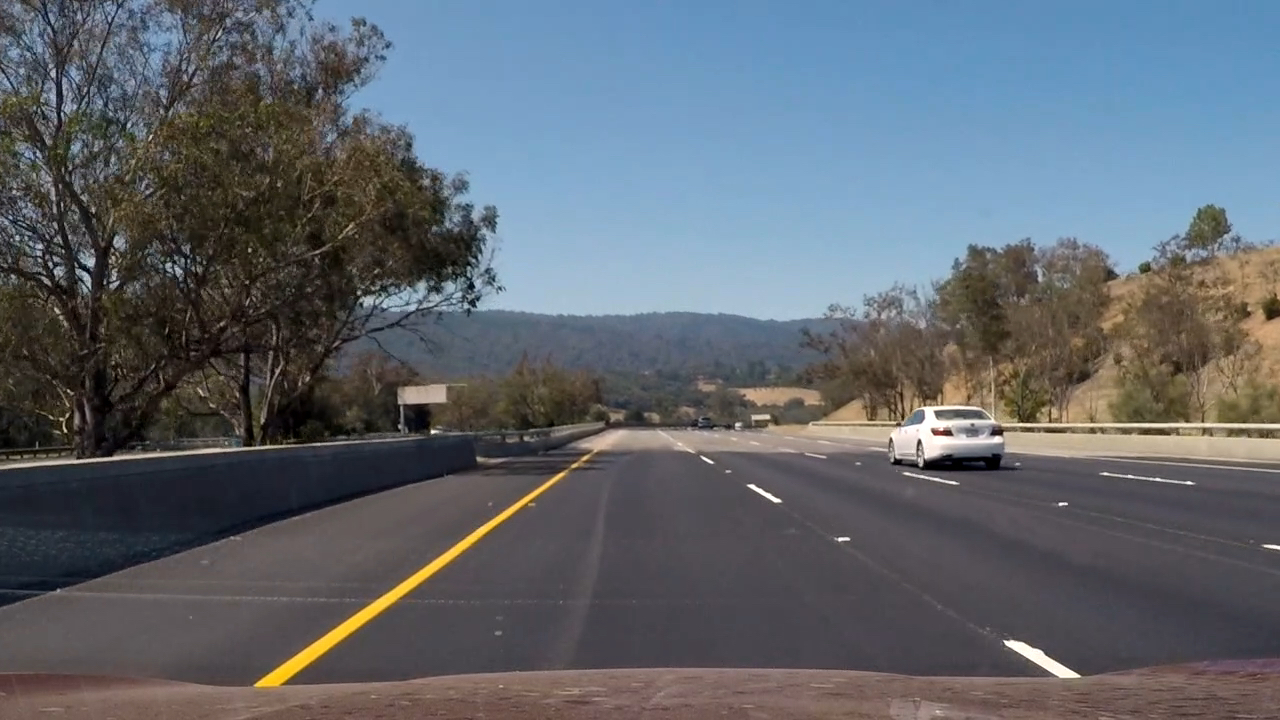
#> input picture test_images/before_problem_frame.jpg, 1280 x 720 px
$ python -i pipeline.py   (imports and definitions only)   (older library calls are emulated)
#> lines starting #> are read from the running program, lines starting #| are printed output that depends on the picture; after the words box and inside, x2 and y2 are one past the last pixel; in counts of white or black regions, pixels touching at a corner belong together
import numpy as np
import cv2
import glob
import matplotlib.pyplot as plt
import matplotlib.image as mpimg
import os
from moviepy.editor import VideoFileClip

mtx = None
dist = None
left_fit = None
right_fit = None
ploty = None
left_fitx = None
right_fitx = None


def read_image(file_path):
    return mpimg.imread(file_path)


# [33 lines left out: function calibrate_camera, not called in this run]


def undistort_image(img, mtx, dist):
    return cv2.undistort(img, mtx, dist, None, mtx)


def apply_threshold(img, sobel_thresh_min=30, sobel_thresh_max=72, s_thresh_min=80, s_thresh_max=117):
    # Convert to HLS color space and separate the S channel
    # Note: img is the undistorted image
#> called with sobel_thresh_min = 30, sobel_thresh_max = 72, s_thresh_min = 80, s_thresh_max = 117
    hls = cv2.cvtColor(img, cv2.COLOR_RGB2HLS)
#> hls: shape (720, 1280, 3); mean of channels 0, 1, 2 81.9, 102.4, 53.5
    s_channel = hls[:,:,2]
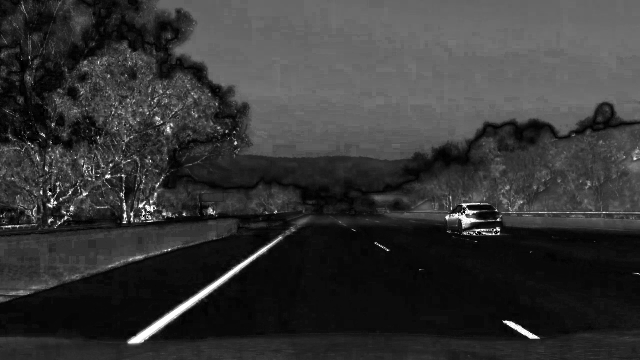
#> s_channel: shape (720, 1280) (shown at 1/2 size); min 0, max 255, mean 53.5

    # Grayscale image
    # NOTE: we already saw that standard grayscaling lost color information for the lane lines
    # Explore gradients in other colors spaces / color channels to see what might work better
    gray = cv2.cvtColor(img, cv2.COLOR_RGB2GRAY)

    # Sobel x
    sobelx = cv2.Sobel(gray, cv2.CV_64F, 1, 0) # Take the derivative in x
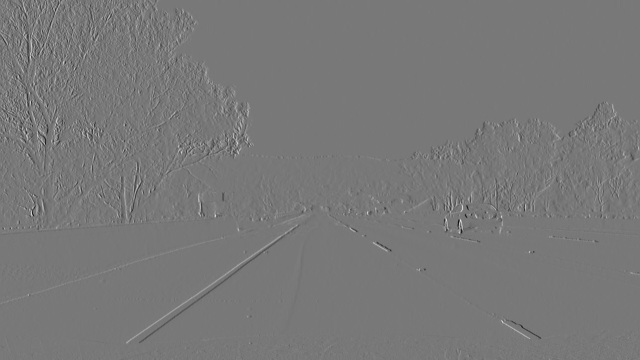
#> sobelx: shape (720, 1280) float64 (shown at 1/2 size); min -650, max 726, mean 0.3; drawn with min black and max white
    abs_sobelx = np.absolute(sobelx) # Absolute x derivative to accentuate lines away from horizontal
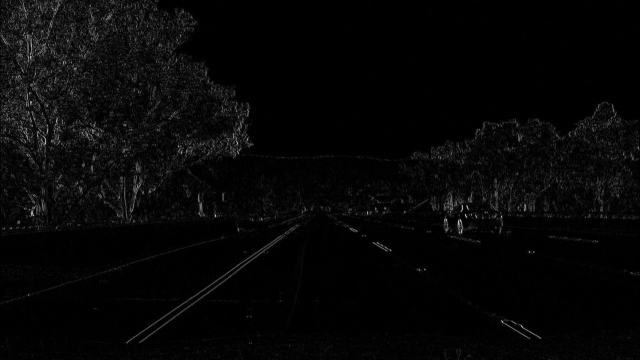
#> abs_sobelx: shape (720, 1280) float64 (shown at 1/2 size); min 0, max 726, mean 20.2; drawn with min black and max white
    scaled_sobel = np.uint8(255*abs_sobelx/np.max(abs_sobelx))

    # Threshold x gradient
    sxbinary = np.zeros_like(scaled_sobel)
    sxbinary[(scaled_sobel >= sobel_thresh_min) & (scaled_sobel <= sobel_thresh_max)] = 1

    # Threshold color channel
    s_binary = np.zeros_like(s_channel)
    s_binary[(s_channel >= s_thresh_min) & (s_channel <= s_thresh_max)] = 1

    # Combine the two binary thresholds
    combined_binary = np.zeros_like(sxbinary)
    combined_binary[(s_binary == 1) | (sxbinary == 1)] = 1
    return combined_binary


# [242 lines left out: functions apply_transform, detect_lines_sliding_window, detect_lines, project_line, measure_curverad, process_image, not called in this run]

>>> import cv2
>>> picture = cv2.cvtColor(cv2.imread('test_images/before_problem_frame.jpg'), cv2.COLOR_BGR2RGB)
>>> result = apply_threshold(picture)
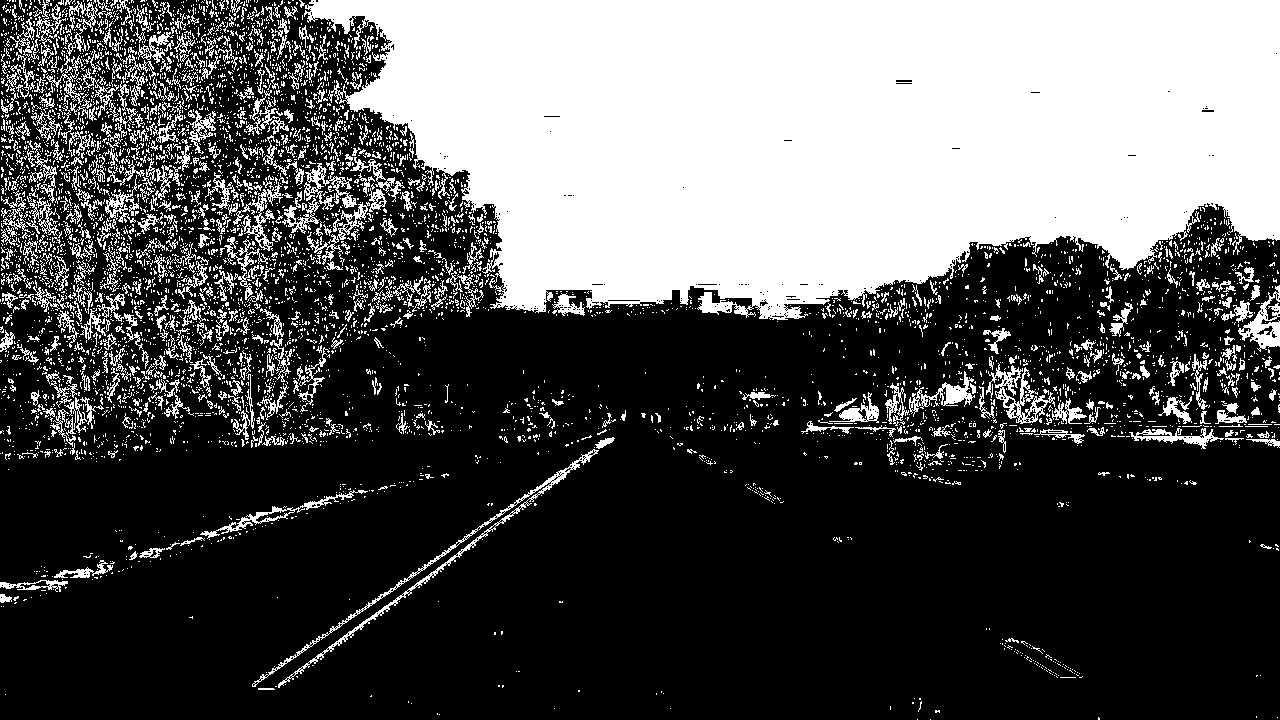
#> result: shape (720, 1280); values 0 (black) and 1 (white), 33.7% white; 5846 white regions (5207 under 20 px), largest, box (x1, y1, x2, y2) and area: (304, 0, 1280, 320) 236863, (252, 449, 599, 688) 2446, (986, 363, 1055, 424) 1224

$ run again, on test_images/frame_with_light.jpg
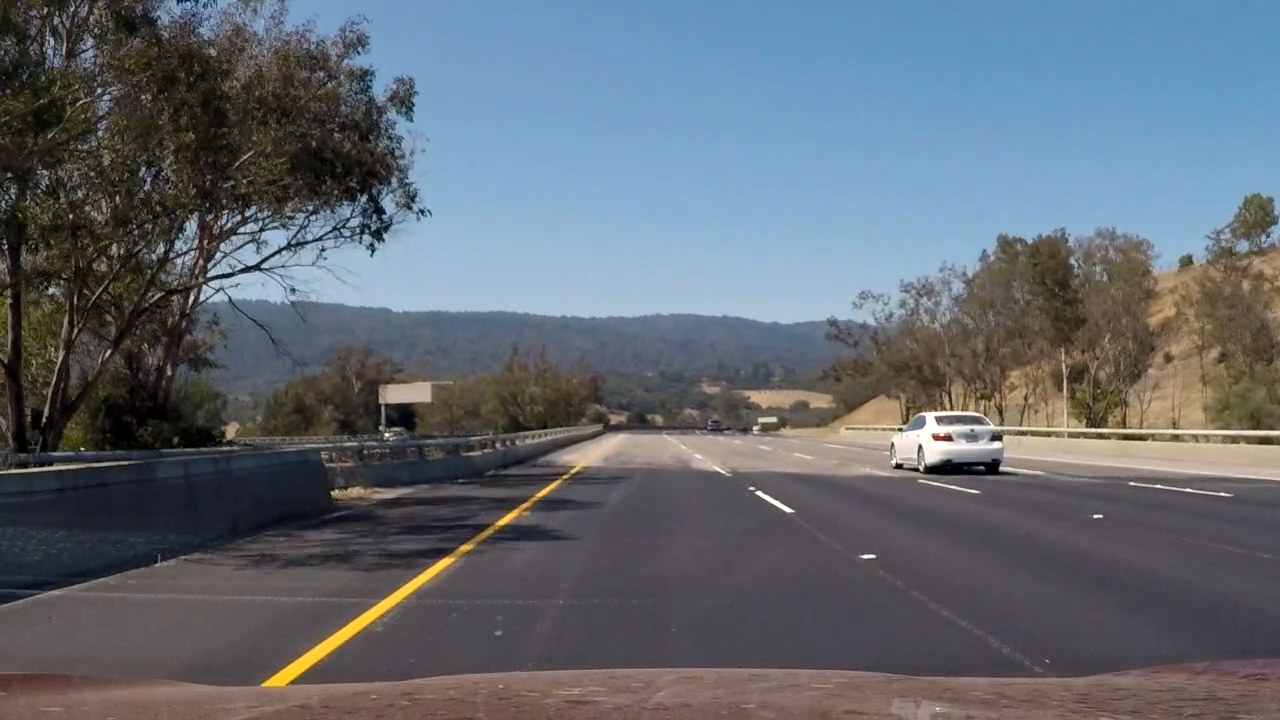
#> input picture test_images/frame_with_light.jpg, 1280 x 720 px
#> hls: shape (720, 1280, 3); mean of channels 0, 1, 2 81.9, 105.4, 56.4
#> in apply_threshold, `sobelx = cv2.Sobel(gray, cv2.CV_64F, 1, 0)`:
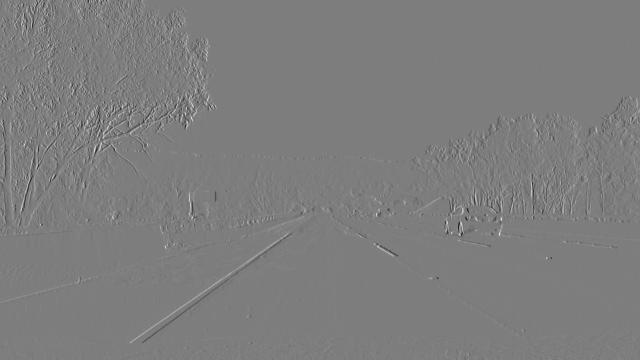
#> sobelx: shape (720, 1280) float64 (shown at 1/2 size); min -657, max 675, mean 0.4; drawn with min black and max white
#> `result = apply_threshold(picture)`:
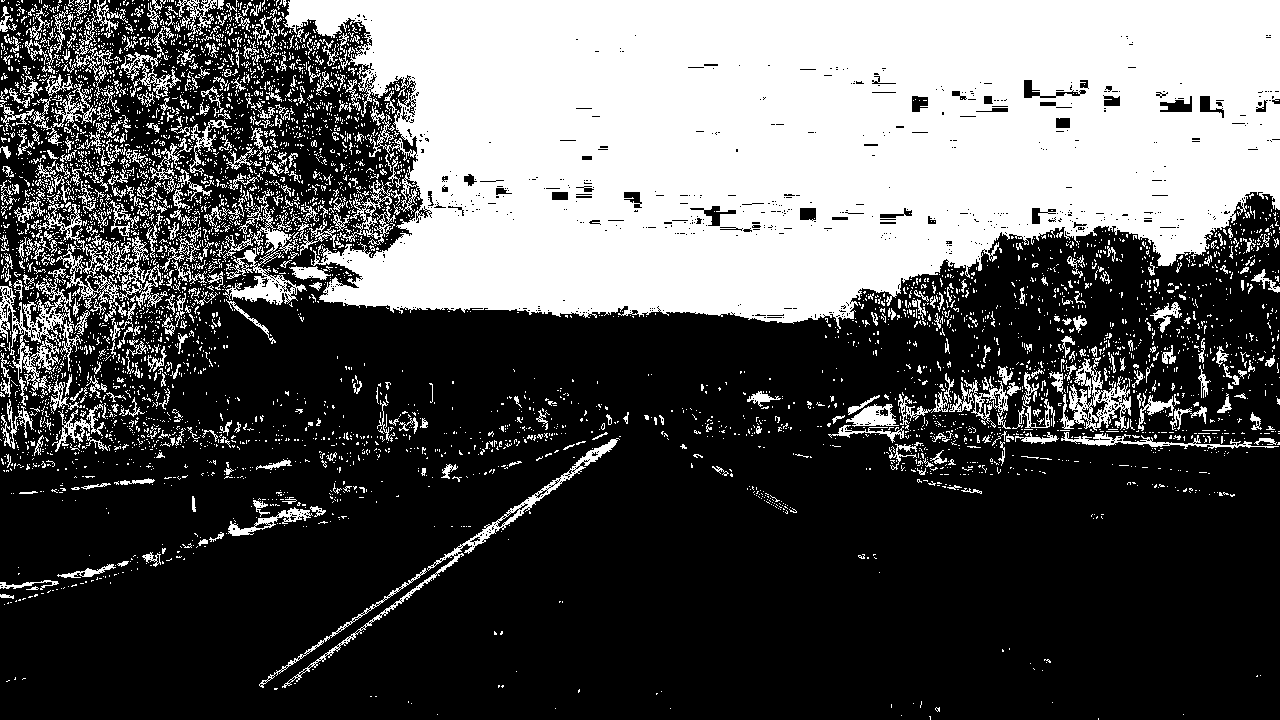
#> result: shape (720, 1280); values 0 (black) and 1 (white), 34.6% white; 5105 white regions (4582 under 20 px), largest, box (x1, y1, x2, y2) and area: (283, 0, 1280, 329) 250516, (0, 268, 83, 406) 2761, (282, 438, 620, 688) 2181

$ run again, on test_images/light_1.jpg
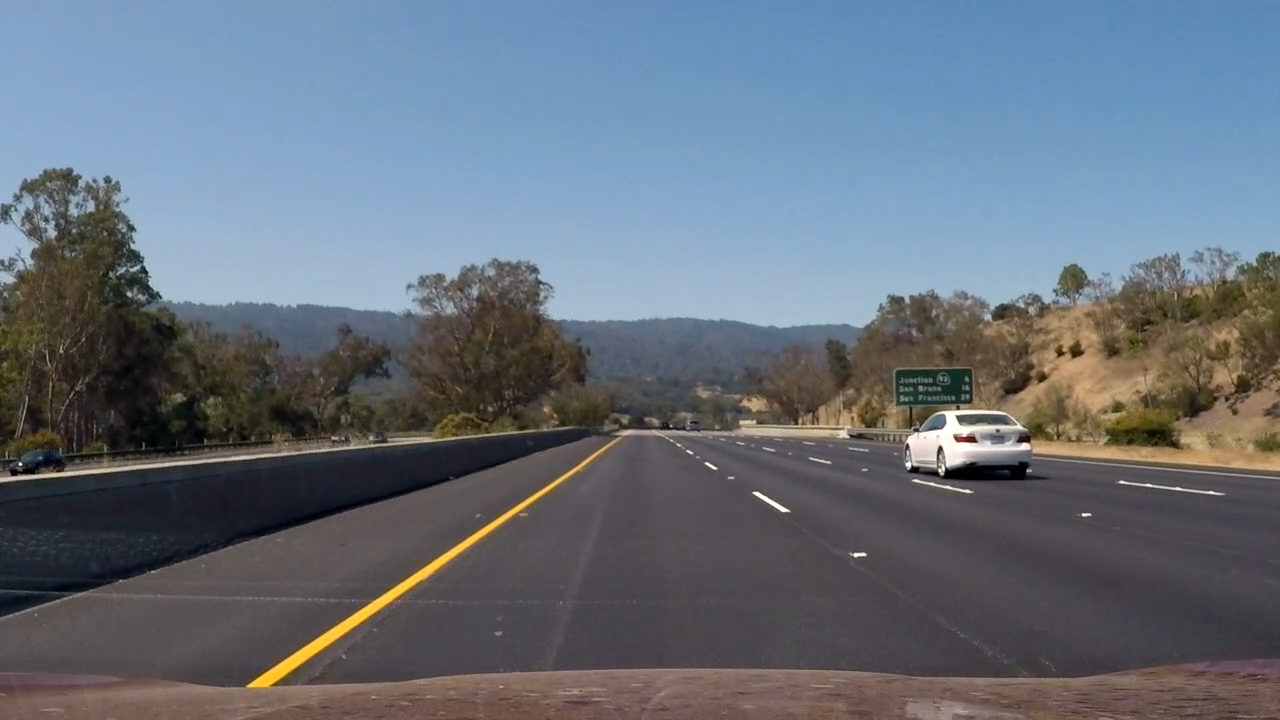
#> input picture test_images/light_1.jpg, 1280 x 720 px
#> hls: shape (720, 1280, 3); mean of channels 0, 1, 2 89.3, 112.5, 57.9
#> in apply_threshold, `sobelx = cv2.Sobel(gray, cv2.CV_64F, 1, 0)`:
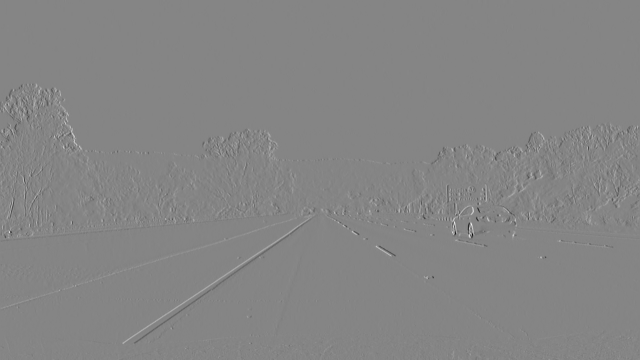
#> sobelx: shape (720, 1280) float64 (shown at 1/2 size); min -802, max 735, mean 0; drawn with min black and max white
#> `result = apply_threshold(picture)`:
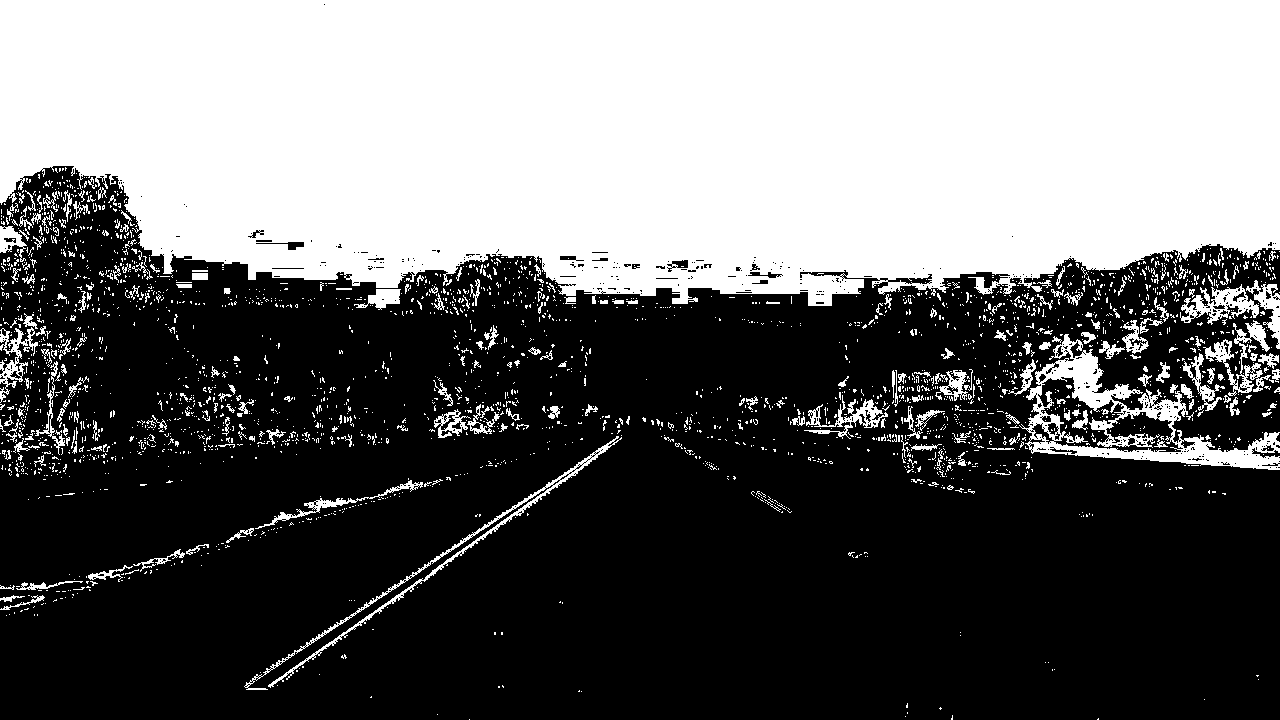
#> result: shape (720, 1280); values 0 (black) and 1 (white), 41.3% white; 2834 white regions (2586 under 20 px), largest, box (x1, y1, x2, y2) and area: (0, 0, 1280, 306) 338327, (1019, 334, 1280, 470) 8636, (244, 436, 622, 690) 2679
